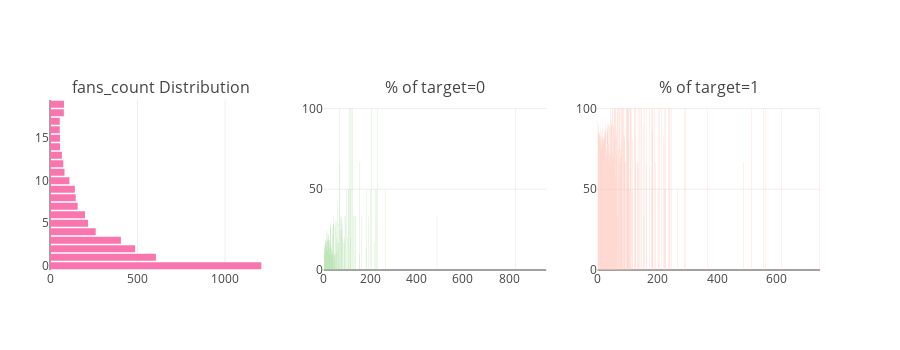

The code cell stored with this chart in its notebook:
### Code cell
utils.catAndTrgt(df=X, col='fans_count', limit=20)

### Figure 1 — Plotly figure (JSON) as saved in the notebook; plotly's stock layout.template omitted (floating-point values rounded to 4 significant figures; data arrays with more than 128 entries replaced by an {"elided": "..."} marker saying what was removed)
{"data": [{"marker": {"color": "#f975ae"}, "orientation": "h", "type": "bar", "uid": "0e947c9e-9fc0-11e8-91e8-6c40089fb510", "x": [56, 56, 57, 57, 68, 76, 79, 80, 83, 111, 142, 147, 158, 200, 217, 261, 405, 486, 605, 1207], "xaxis": "x", "y": [17, 16, 14, 15, 13, 12, 18, 19, 11, 10, 9, 8, 7, 6, 5, 4, 3, 2, 1, 0], "yaxis": "y"}, {"marker": {"color": "#96D38C"}, "name": "Target : 0", "type": "bar", "uid": "0e95ccae-9fc0-11e8-a876-6c40089fb510", "x": [959, 827, 231, 204, 123, 121, 113, 109, 67, 154, 68, 266, 228, 223, 202, 182, 115, 106, 105, 98, 59, 488, 194, 164, 138, 134, 128, 94, 91, 77, 70, 40, 75, 49, 54, 28, 81, 64, 42, 41, 30, 48, 36, 11, 76, 71, 29, 14, 37, 21, 18, 116, 102, 89, 79, 55, 13, 9, 23, 19, 20, 7, 17, 16, 24, 8, 219, 90, 86, 62, 58, 5, 26, 4, 33, 6, 12, 183, 27, 22, 3, 10, 63, 32, 31, 15, 53, 45, 39, 38, 1, 2, 153, 52, 25, 47, 44, 35, 34, 46, 0], "xaxis": "x2", "y": [100, 100, 100, 100, 100, 100, 100, 100, 100, 66.67, 66.67, 50, 50, 50, 50, 50, 50, 50, 50, 50, 42.86, 33.33, 33.33, 33.33, 33.33, 33.33, 33.33, 33.33, 33.33, 33.33, 33.33, 33.33, 30.77, 30.77, 30, 30, 28.57, 28.57, 28.57, 28.57, 28, 26.67, 26.67, 25.3, 25, 25, 25, 22.81, 22.22, 21.88, 21.52, 20, 20, 20, 20, 20, 19.12, 19.01, 18.75, 18.75, 18.42, 18.35, 17.86, 17.86, 17.07, 17.01, 16.67, 16.67, 16.67, 16.67, 16.67, 16.13, 15.79, 15.71, 15, 15, 14.47, 14.29, 14.29, 13.64, 13.58, 12.61, 12.5, 12.5, 12.5, 12.28, 11.11, 11.11, 11.11, 10.34, 10.08, 10.08, 10, 10, 9.677, 9.091, 9.091, 9.091, 9.091, 6.667, 5.551], "yaxis": "y2"}, {"marker": {"color": "#FEBFB3"}, "name": "Target : 1", "type": "bar", "uid": "0e972efa-9fc0-11e8-94b7-6c40089fb510", "x": {"elided": "152 int values"}, "xaxis": "x3", "y": {"elided": "152 float values"}, "yaxis": "y3"}], "layout": {"annotations": [{"font": {"size": 16}, "showarrow": false, "text": "fans_count Distribution", "x": 0.1444, "xanchor": "center", "xref": "paper", "y": 1, "yanchor": "bottom", "yref": "paper"}, {"font": {"size": 16}, "showarrow": false, "text": "% of target=0", "x": 0.5, "xanchor": "center", "xref": "paper", "y": 1, "yanchor": "bottom", "yref": "paper"}, {"font": {"size": 16}, "showarrow": false, "text": "% of target=1", "x": 0.8556, "xanchor": "center", "xref": "paper", "y": 1, "yanchor": "bottom", "yref": "paper"}], "height": 350, "margin": {"l": 50}, "showlegend": false, "xaxis": {"anchor": "y", "domain": [0, 0.2889]}, "xaxis2": {"anchor": "y2", "domain": [0.3556, 0.6444]}, "xaxis3": {"anchor": "y3", "domain": [0.7111, 1]}, "yaxis": {"anchor": "x", "domain": [0, 1]}, "yaxis2": {"anchor": "x2", "domain": [0, 1]}, "yaxis3": {"anchor": "x3", "domain": [0, 1]}}}
